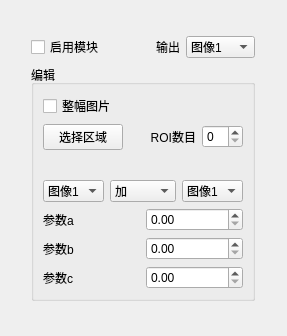
<?xml version="1.0" encoding="UTF-8"?>
<ui version="4.0">
 <class>arithmetic_preWidget</class>
 <widget class="QWidget" name="arithmetic_preWidget">
  <property name="geometry">
   <rect>
    <x>0</x>
    <y>0</y>
    <width>287</width>
    <height>336</height>
   </rect>
  </property>
  <property name="windowTitle">
   <string>arithmetic_preWidget</string>
  </property>
  <layout class="QGridLayout" name="gridLayout_3">
   <item row="0" column="1">
    <spacer name="verticalSpacer_2">
     <property name="orientation">
      <enum>Qt::Vertical</enum>
     </property>
     <property name="sizeHint" stdset="0">
      <size>
       <width>20</width>
       <height>40</height>
      </size>
     </property>
    </spacer>
   </item>
   <item row="1" column="1">
    <layout class="QHBoxLayout" name="horizontalLayout_2">
     <item>
      <widget class="QCheckBox" name="cb_enable">
       <property name="text">
        <string>启用模块</string>
       </property>
      </widget>
     </item>
     <item>
      <widget class="QLabel" name="lb_output">
       <property name="text">
        <string>输出</string>
       </property>
       <property name="alignment">
        <set>Qt::AlignRight|Qt::AlignTrailing|Qt::AlignVCenter</set>
       </property>
      </widget>
     </item>
     <item>
      <widget class="QComboBox" name="cb_outputIdx">
       <item>
        <property name="text">
         <string>图像1</string>
        </property>
       </item>
       <item>
        <property name="text">
         <string>图像2</string>
        </property>
       </item>
      </widget>
     </item>
    </layout>
   </item>
   <item row="2" column="1">
    <widget class="QGroupBox" name="gb_edit">
     <property name="title">
      <string>编辑</string>
     </property>
     <layout class="QGridLayout" name="gridLayout_2">
      <item row="1" column="3">
       <widget class="QSpinBox" name="sp_ROInum">
        <property name="maximum">
         <number>10</number>
        </property>
       </widget>
      </item>
      <item row="2" column="0">
       <spacer name="verticalSpacer">
        <property name="orientation">
         <enum>Qt::Vertical</enum>
        </property>
        <property name="sizeHint" stdset="0">
         <size>
          <width>20</width>
          <height>40</height>
         </size>
        </property>
       </spacer>
      </item>
      <item row="1" column="1" colspan="2">
       <widget class="QLabel" name="lb_ROInum">
        <property name="text">
         <string>ROI数目</string>
        </property>
        <property name="alignment">
         <set>Qt::AlignRight|Qt::AlignTrailing|Qt::AlignVCenter</set>
        </property>
       </widget>
      </item>
      <item row="1" column="0">
       <widget class="QPushButton" name="bt_select">
        <property name="text">
         <string>选择区域</string>
        </property>
        <property name="checkable">
         <bool>true</bool>
        </property>
       </widget>
      </item>
      <item row="0" column="0">
       <widget class="QCheckBox" name="cb_allImgValid">
        <property name="text">
         <string>整幅图片</string>
        </property>
       </widget>
      </item>
      <item row="3" column="0" colspan="4">
       <layout class="QHBoxLayout" name="horizontalLayout">
        <item>
         <widget class="QComboBox" name="cb_img1">
          <item>
           <property name="text">
            <string>图像1</string>
           </property>
          </item>
          <item>
           <property name="text">
            <string>图像2</string>
           </property>
          </item>
         </widget>
        </item>
        <item>
         <widget class="QComboBox" name="cb_operator">
          <item>
           <property name="text">
            <string>加</string>
           </property>
          </item>
          <item>
           <property name="text">
            <string>减</string>
           </property>
          </item>
          <item>
           <property name="text">
            <string>乘</string>
           </property>
          </item>
          <item>
           <property name="text">
            <string>除</string>
           </property>
          </item>
          <item>
           <property name="text">
            <string>最大</string>
           </property>
          </item>
          <item>
           <property name="text">
            <string>最小</string>
           </property>
          </item>
          <item>
           <property name="text">
            <string>与</string>
           </property>
          </item>
          <item>
           <property name="text">
            <string>或</string>
           </property>
          </item>
          <item>
           <property name="text">
            <string>非</string>
           </property>
          </item>
          <item>
           <property name="text">
            <string>与非</string>
           </property>
          </item>
          <item>
           <property name="text">
            <string>或非</string>
           </property>
          </item>
          <item>
           <property name="text">
            <string>异或</string>
           </property>
          </item>
          <item>
           <property name="text">
            <string>异或非</string>
           </property>
          </item>
         </widget>
        </item>
        <item>
         <widget class="QComboBox" name="cb_img2">
          <item>
           <property name="text">
            <string>图像1</string>
           </property>
          </item>
          <item>
           <property name="text">
            <string>图像2</string>
           </property>
          </item>
         </widget>
        </item>
       </layout>
      </item>
      <item row="4" column="0" colspan="4">
       <layout class="QGridLayout" name="gridLayout">
        <item row="0" column="0">
         <widget class="QLabel" name="lb_a">
          <property name="text">
           <string>参数a</string>
          </property>
         </widget>
        </item>
        <item row="0" column="1">
         <widget class="QDoubleSpinBox" name="dsp_a"/>
        </item>
        <item row="1" column="0">
         <widget class="QLabel" name="lb_b">
          <property name="text">
           <string>参数b</string>
          </property>
         </widget>
        </item>
        <item row="1" column="1">
         <widget class="QDoubleSpinBox" name="dsp_b"/>
        </item>
        <item row="2" column="0">
         <widget class="QLabel" name="lb_c">
          <property name="text">
           <string>参数c</string>
          </property>
         </widget>
        </item>
        <item row="2" column="1">
         <widget class="QDoubleSpinBox" name="dsp_c"/>
        </item>
       </layout>
      </item>
     </layout>
    </widget>
   </item>
   <item row="2" column="0">
    <spacer name="horizontalSpacer">
     <property name="orientation">
      <enum>Qt::Horizontal</enum>
     </property>
     <property name="sizeHint" stdset="0">
      <size>
       <width>40</width>
       <height>20</height>
      </size>
     </property>
    </spacer>
   </item>
   <item row="2" column="2">
    <spacer name="horizontalSpacer_2">
     <property name="orientation">
      <enum>Qt::Horizontal</enum>
     </property>
     <property name="sizeHint" stdset="0">
      <size>
       <width>40</width>
       <height>20</height>
      </size>
     </property>
    </spacer>
   </item>
   <item row="3" column="1">
    <spacer name="verticalSpacer_3">
     <property name="orientation">
      <enum>Qt::Vertical</enum>
     </property>
     <property name="sizeHint" stdset="0">
      <size>
       <width>20</width>
       <height>40</height>
      </size>
     </property>
    </spacer>
   </item>
  </layout>
 </widget>
 <resources/>
 <connections/>
</ui>
